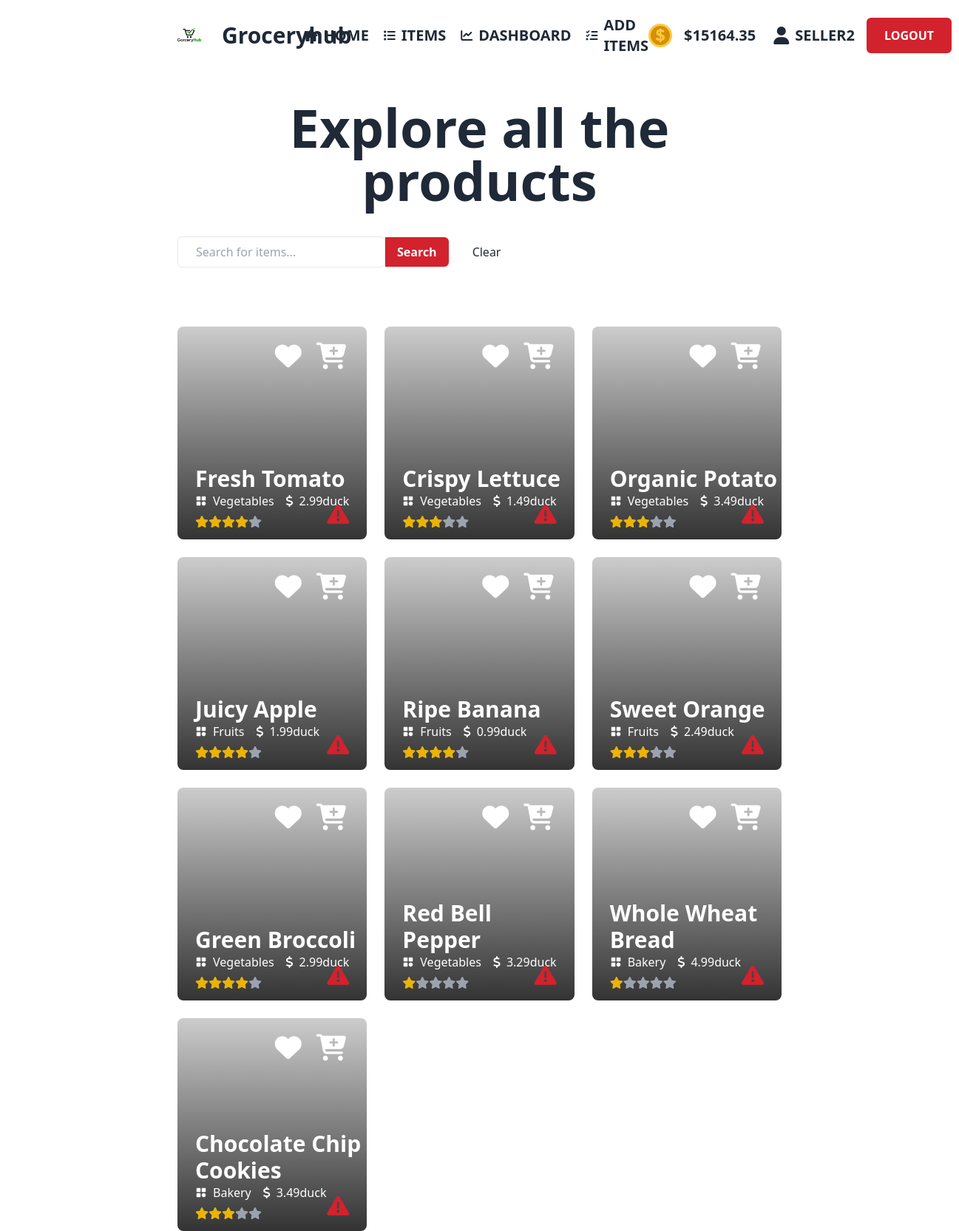
The app's page /src/viewer/allItems3.php (signed in) with its own data.
### tables this page shows
CREATE TABLE `products` (
  `productId` int(11) NOT NULL,
  `name` varchar(50) NOT NULL,
  `imgurl` varchar(60) DEFAULT NULL,
  `price` decimal(10,2) NOT NULL,
  `ammount` text DEFAULT NULL,
  `publishdate` date NOT NULL,
  `selleremail` varchar(60) DEFAULT NULL,
  `cartcount` int(11) DEFAULT NULL,
  `category` varchar(50) NOT NULL,
  `status` varchar(20) DEFAULT NULL,
  `rating` float DEFAULT NULL,
  `numOfPeople` int(11) DEFAULT 0
);

### src/viewer/allItems3.php (the view, shortened to what this page needs)
<!DOCTYPE html>
<html data-theme="light" lang="en" style="scroll-behavior: smooth;">
<head>
    <link href="https://cdn.jsdelivr.net/npm/daisyui@4.7.3/dist/full.min.css" rel="stylesheet" type="text/css" />
    <script src="https://cdn.tailwindcss.com"></script>
</head>
<body>
    <header>
      <?php include 'navbar1.php'; ?>
    </header>
    <main>
        <section class="px-[15rem]">
            <h1 class="text-center text-7xl font-extrabold my-10">
                Explore all the products
            </h1>
            <form method="post" class="my-10 flex items-center">
              <input class="px-6 py-2 rounded-md border border-solid" type="text" name="searchTerm" placeholder="Search for items..." required>
              <button type="submit" class="rounded-r-md px-4 py-2 bg-[#D2222D] text-white font-semibold" name="search">Search</button>
              <button type="reset" class="ml-8" onclick="window.location.href='allItems.php';">Clear</button>
            </form>
            <div class="grid grid-cols-3 gap-6">
              <?php
                require('DBconnect.php');
                $customeremail = $_COOKIE['email'];
                $query = "SELECT * FROM products WHERE status = 'published'";
                $result = mysqli_query($conn, $query);
                if (mysqli_num_rows($result) > 0) {
                  while ($row = mysqli_fetch_assoc($result)) {
                    $productName = $row['name'];
                    $productPrice = $row['price'];
                    $productImage = $row['imgurl'];
                    $productcategory = $row['category'];
                    $productid = $row['productId'];
                    $productRating = (int)$row['rating'];
                ?>
                <div class='w-full h-72 rounded-lg relative' style='background-image: linear-gradient(to top,rgba(0, 0, 0, 0.8), rgba(0, 0, 0, 0.2)),url(<?php echo $productImage?>); background-size: cover; background-repeat: no-repeat;'>
                  <div class='flex items-center absolute top-4 right-6'>
                    <div class="mr-4">
                      <?php
                        $sql = "SELECT * FROM wishlist WHERE productId = '$productid' AND customer_email = '$customeremail'";
                        $wishlistResult = mysqli_query($conn, $sql);
                        if (mysqli_num_rows($wishlistResult) > 0) {
                          ?>
                          <i class="fa-solid fa-heart text-4xl text-[#2aff2a] cursor-pointer"></i>
                      <?php
                        } else {
                          ?>
                          <i onclick="handleWishlist('<?php echo $productid ?>', '<?php echo $customeremail ?>')" class="fa-solid fa-heart text-4xl text-white hover:text-[#FFBF00] cursor-pointer"></i>
                      <?php
                        }
                      ?>
                    </div>
                    <div class="dropdown dropdown-end">
                      <div tabindex="0" role="button" class="m-1"><i class='fa-solid fa-cart-plus text-4xl text-white hover:text-[#FFBF00] hover pointer'></i></div>
                    </div>
                  </div>
                  <div class='flex flex-col justify-start absolute bottom-4 left-6'>
                    <h1 class='text-3xl font-bold text-white'><?php echo $productName?></h1>
                    <div class='flex flex-row items-center mb-2'>
                      <p class='text-white mr-4 flex items-center gap-2'><img class='w-4 h-4' src='../ICON/categories.png'><?php echo $productcategory ?></p>
                      <p class='text-white flex items-center gap-2'><i class='fa-solid fa-dollar-sign'></i><?php echo $productPrice ?>duck</p>
                    </div>
                    <div onclick="document.getElementById('rating_modal_<?php echo $productid; ?>').showModal()" class='flex items-center cursor-pointer'>
                      <?php for ($i = 1; $i <= 5; $i++): ?> <?php if ($i <= $productRating): ?>
                        <i class="fa-solid fa-star text-yellow-500"></i>
                        <?php else: ?>
                          <i class="fa-solid fa-star text-gray-400"></i>
                          <?php endif; ?>
                      <?php endfor; ?>
                     </div>
                  </div>
                  <div class="absolute bottom-4 right-6">
                    <i onclick="document.getElementById('my_modal_1').setAttribute('open', 'true')" class="fa-solid fa-triangle-exclamation text-[#D2222D] text-3xl cursor-pointer"></i>
                  </div>
                </div>
                <?php
                  }
                } else {
                  echo "Oops.....No products found.";
                }
                ?>
            </div>
        </section>
    </main>
</body>
</html>

### records on screen
products: name "Fresh Tomato", category "Vegetables", price "2.99"
products: name "Crispy Lettuce", category "Vegetables", price "1.49"
products: name "Organic Potato", category "Vegetables", price "3.49"
products: name "Juicy Apple", category "Fruits", price "1.99"
products: name "Ripe Banana", category "Fruits", price "0.99"
products: name "Sweet Orange", category "Fruits", price "2.49"
products: name "Green Broccoli", category "Vegetables", price "2.99"
products: name "Red Bell Pepper", category "Vegetables", price "3.29", rating 1 (drawn)
products: name "Whole Wheat Bread", category "Bakery", price "4.99", rating 1 (drawn)
products: name "Chocolate Chip Cookies", category "Bakery", price "3.49"

### other values on screen
$revenue "15164.35"
$username "SELLER2"
